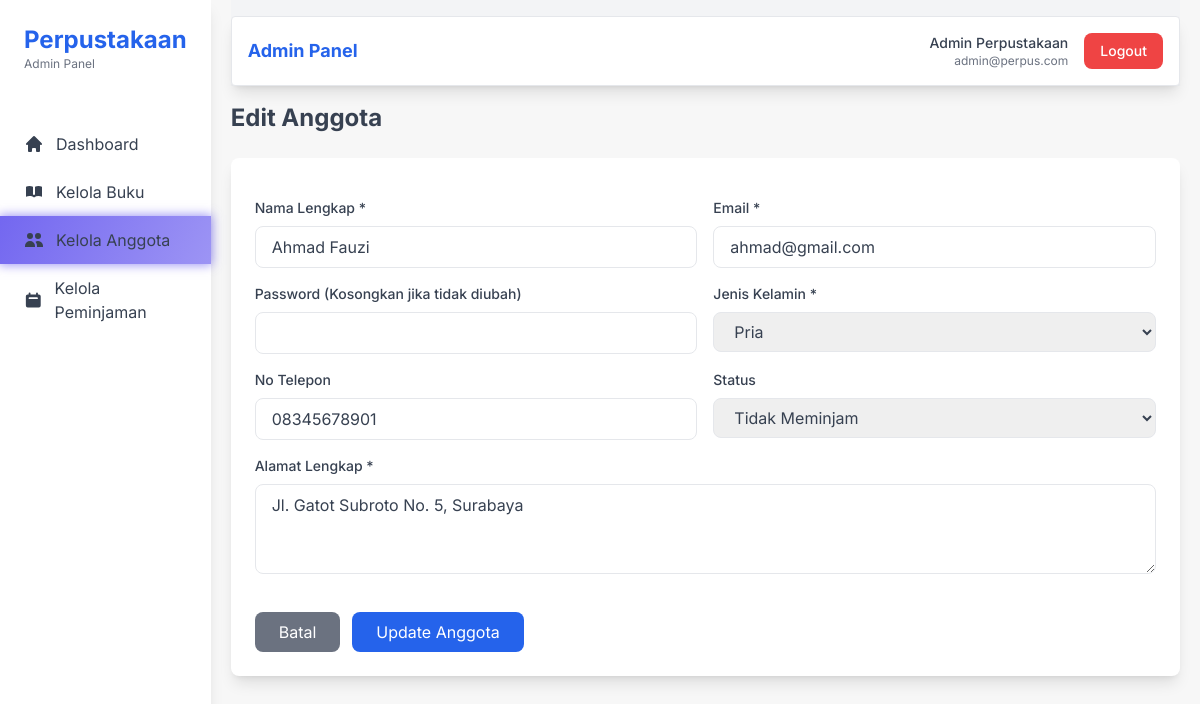
/admin/kelola-anggota-edit.php?id=3 (signed in), run on the app's committed database.
### tables this page shows
CREATE TABLE `anggota` (
  `id` int(11) NOT NULL AUTO_INCREMENT,
  `nama` varchar(255) NOT NULL,
  `email` varchar(255) NOT NULL,
  `password` varchar(255) NOT NULL,
  `gender` enum('Pria','Wanita') NOT NULL,
  `alamat` text NOT NULL,
  `no_telepon` varchar(20) DEFAULT NULL,
  `status` enum('Tidak Meminjam','Sedang Meminjam') NOT NULL DEFAULT 'Tidak Meminjam',
  `foto` varchar(255) DEFAULT 'foto-default.jpg',
  PRIMARY KEY (`id`),
  UNIQUE KEY `email` (`email`)
);

### admin/kelola-anggota-edit.php (the view, shortened to what this page needs)
<?php
require_once __DIR__ . '/../db-config.php';
$id = $_GET['id'] ?? 0;
$sql = "SELECT * FROM anggota WHERE id = ?";
$stmt = $connection->prepare($sql);
$stmt->execute([$id]);
$anggota = $stmt->fetch();
require_once __DIR__ . '/layout/top.php';
?>
<section>
  <div class="flex items-center mt-4">
    <h1 class="text-2xl font-bold">Edit Anggota</h1>
  </div>
</section>
<div class="bg-white rounded-lg p-6 my-6 shadow-lg">
  <form method="POST" action="../logic/admin/anggota-edit.php" class="space-y-4">
    <div class="grid grid-cols-1 md:grid-cols-2 gap-4">
      <div>
        <label class="block text-sm font-medium mb-2">Nama Lengkap *</label>
        <input type="text" name="nama" required value="<?= htmlspecialchars($anggota['nama']) ?>"
          class="w-full px-4 py-2 border rounded-lg focus:outline-none focus:ring-2 focus:ring-blue-500">
      </div>
      <div>
        <label class="block text-sm font-medium mb-2">Email *</label>
        <input type="email" name="email" required value="<?= htmlspecialchars($anggota['email']) ?>"
          class="w-full px-4 py-2 border rounded-lg focus:outline-none focus:ring-2 focus:ring-blue-500">
      </div>
      <div>
        <label class="block text-sm font-medium mb-2">Password (Kosongkan jika tidak diubah)</label>
        <input type="password" name="password" minlength="6"
          class="w-full px-4 py-2 border rounded-lg focus:outline-none focus:ring-2 focus:ring-blue-500">
      </div>
      <div>
        <label class="block text-sm font-medium mb-2">Jenis Kelamin *</label>
        <select name="gender" required
          class="w-full px-4 py-2 border rounded-lg focus:outline-none focus:ring-2 focus:ring-blue-500">
          <option value="Pria" <?= $anggota['gender'] == 'Pria' ? 'selected' : '' ?>>Pria</option>
        </select>
      </div>
      <div>
        <label class="block text-sm font-medium mb-2">No Telepon</label>
        <input type="text" name="no_telepon" value="<?= htmlspecialchars($anggota['no_telepon'] ?? '') ?>"
          class="w-full px-4 py-2 border rounded-lg focus:outline-none focus:ring-2 focus:ring-blue-500">
      </div>
      <div>
        <label class="block text-sm font-medium mb-2">Status</label>
        <select name="status" required
          class="w-full px-4 py-2 border rounded-lg focus:outline-none focus:ring-2 focus:ring-blue-500">
          <option value="Tidak Meminjam" <?= $anggota['status'] == 'Tidak Meminjam' ? 'selected' : '' ?>>Tidak Meminjam</option>
        </select>
      </div>
      <div class="md:col-span-2">
        <label class="block text-sm font-medium mb-2">Alamat Lengkap *</label>
        <textarea name="alamat" required rows="3"
          class="w-full px-4 py-2 border rounded-lg focus:outline-none focus:ring-2 focus:ring-blue-500"><?= htmlspecialchars($anggota['alamat']) ?></textarea>
      </div>
    </div>
    <div class="flex gap-3 pt-4">
      <a href="kelola-anggota.php" class="bg-gray-500 hover:bg-gray-600 text-white px-6 py-2 rounded-lg">Batal</a>
      <button type="submit" class="bg-blue-600 hover:bg-blue-700 text-white px-6 py-2 rounded-lg">Update Anggota</button>
    </div>
  </form>
</div>
<?php require_once __DIR__ . '/layout/bottom.php'; ?>

### admin/layout/top.php (style rules this page uses)
body { font-family: 'Inter', sans-serif; background-color: #f7f7f7; }

### data on the page
anggota: nama "Ahmad Fauzi", email "ahmad@gmail.com", gender "Pria", no_telepon "08345678901", status "Tidak Meminjam", alamat "Jl. Gatot Subroto No. 5, Surabaya"

### other printed values
$_SESSION['nama'] "Admin Perpustakaan"
$_SESSION['email'] "admin@perpus.com"
